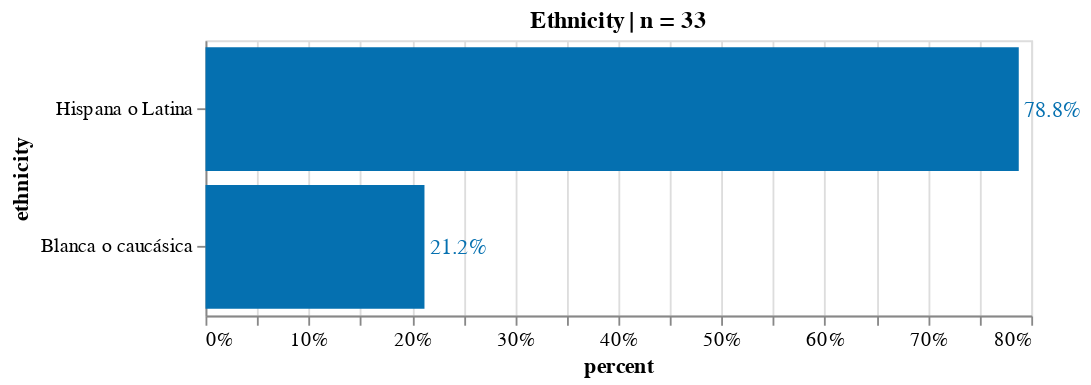

The notebook cell saved with this chart:
### Code cell
source = count_freq_labels(df, X="ethnicity") 
title = 'Ethnicity | n = '+ source['counts'].sum().astype(str)
X, Y = 'percent:Q', 'ethnicity:N'
w, h= 450, 150
txs, ls, ts = 12, 11, 12

chart_ethnicity= simple_per_bar(
    source, title=title, X=X, Y=Y, \
    width=w, height=h, \
    text_size = txs, label_size = ls, title_size=ts)
chart_ethnicity.display(renderer='svg')

### Figure 1 — Vega-Lite specification as saved in the notebook (floating-point values rounded to 4 significant figures)
{"config": {"view": {"continuousWidth": 400, "continuousHeight": 300}, "axis": {"labelFontSize": 11, "titleFontSize": 12}}, "layer": [{"mark": "bar", "encoding": {"color": {"condition": {"value": "orange", "test": "(datum.emotion === null)"}, "value": "#0570b0"}, "x": {"type": "quantitative", "axis": {"format": ".0%"}, "field": "percent"}, "y": {"type": "nominal", "field": "ethnicity", "sort": "-x"}}, "title": "Ethnicity | n = 33"}, {"mark": {"type": "text", "align": "left", "baseline": "middle", "dx": 3, "fontSize": 12}, "encoding": {"color": {"condition": {"value": "orange", "test": "(datum.emotion === null)"}, "value": "#0570b0"}, "text": {"type": "quantitative", "field": "percent", "format": ".1%"}, "x": {"type": "quantitative", "axis": {"format": ".0%"}, "field": "percent"}, "y": {"type": "nominal", "field": "ethnicity", "sort": "-x"}}, "title": "Ethnicity | n = 33"}], "data": {"name": "data-abca3b6d24e51c192d199ce43a7a790d"}, "height": 150, "width": 450, "$schema": "https://vega.github.io/schema/vega-lite/v4.8.1.json", "datasets": {"data-abca3b6d24e51c192d199ce43a7a790d": [{"counts": 26, "ethnicity": "Hispana o Latina", "percent": 0.7879}, {"counts": 7, "ethnicity": "Blanca o caucásica", "percent": 0.2121}]}}
